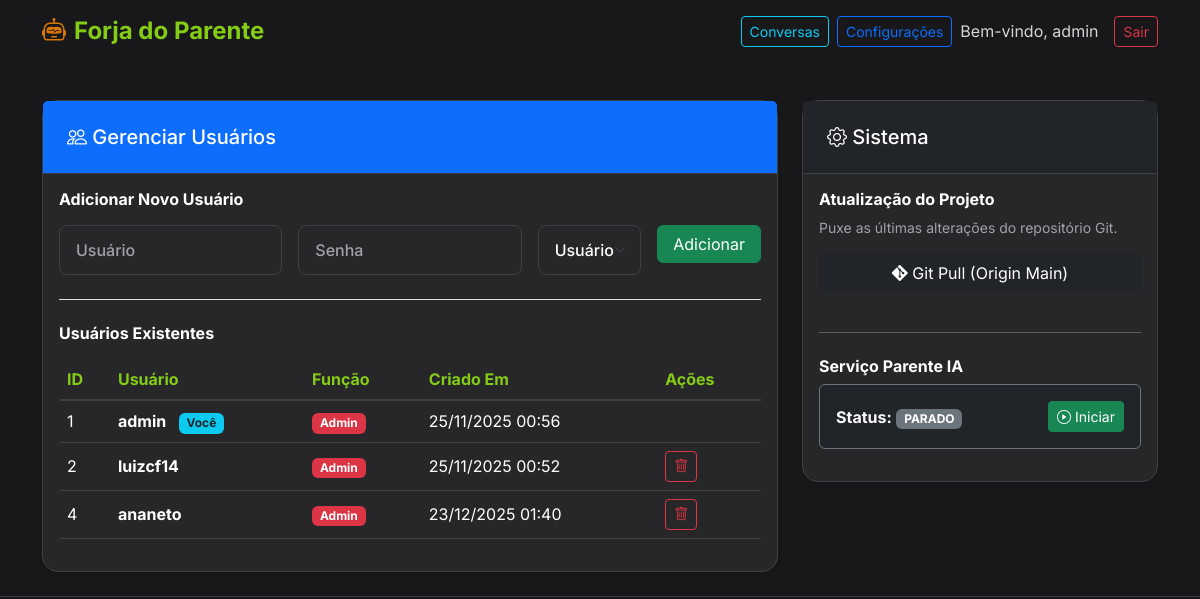
The app's page /settings (signed in) with its own data.
### tables this page shows
CREATE TABLE users (
            id INTEGER PRIMARY KEY AUTOINCREMENT,
            username TEXT UNIQUE NOT NULL,
            password TEXT NOT NULL,
            role TEXT DEFAULT 'user',
            created_at DATETIME DEFAULT CURRENT_TIMESTAMP
        );

### app/Controllers/SettingsController.php (called while the page is built, shortened)
<?php
require_once __DIR__ . '/../Core/Database.php';
class SettingsController extends Controller
{
    private $db;
    public function __construct()
    {
        $this->db = new Database();
    }
    public function index()
    {
        $message = '';
        $error = '';
        $gitOutput = '';
        $users = $this->db->getAllUsers();
        $servicePid = $this->db->getSetting('parente_pid');
        $isServiceRunning = $servicePid && $this->isProcessRunning($servicePid);
        $this->view('settings/index', [
            'users' => $users,
            'message' => $message,
            'error' => $error,
            'gitOutput' => $gitOutput,
            'servicePid' => $servicePid,
            'isServiceRunning' => $isServiceRunning
        ]);
    }
}

### public/index.php (called while the page is built, shortened)
<?php
$router = new Router();
$router->get('/', 'HomeController@index');
$router->post('/', 'HomeController@index');
$router->get('/agents/create', 'AgentController@create');
$router->post('/agents/store', 'AgentController@store');
$router->get('/agents/edit', 'AgentController@edit');
$router->post('/agents/update', 'AgentController@update');
$router->post('/agents/delete', 'AgentController@delete');
$router->post('/agents/delete-file', 'AgentController@deleteFile');
$router->get('/agents/download', 'AgentController@download');
$router->get('/agents/test', 'TestController@index');
$router->post('/api/chat', 'TestController@chat');
$router->post('/api/optimize', 'AgentController@optimize');
$router->get('/settings', 'SettingsController@index');
$router->post('/settings', 'SettingsController@index');
$router->get('/conversations', 'ConversationController@index');
$router->get('/conversations/show', 'ConversationController@show');
$router->get('/api/conversations/messages', 'ConversationController@apiMessages');
$uri = $_SERVER['REQUEST_URI'];
$method = $_SERVER['REQUEST_METHOD'];
$uri = parse_url($uri, PHP_URL_PATH);
$router->dispatch($uri, $method);

### app/Core/Database.php (called while the page is built, shortened)
<?php
class Database
{
    private $pdo;
    public function __construct()
    {
        try {
            $dbFile = __DIR__ . '/../../database.sqlite';
            $this->pdo = new PDO('sqlite:' . $dbFile);
            $this->pdo->setAttribute(PDO::ATTR_ERRMODE, PDO::ERRMODE_EXCEPTION);
            $this->initDb();
        } catch (PDOException $e) {
            die("Database connection failed: " . $e->getMessage());
        }
    }
    private function initDb()
    {
        $this->pdo->exec("CREATE TABLE IF NOT EXISTS users (
            id INTEGER PRIMARY KEY AUTOINCREMENT,
            username TEXT UNIQUE NOT NULL,
            password TEXT NOT NULL,
            role TEXT DEFAULT 'user',
            created_at DATETIME DEFAULT CURRENT_TIMESTAMP
        )");
        $this->pdo->exec("CREATE TABLE IF NOT EXISTS agents (
            id INTEGER PRIMARY KEY AUTOINCREMENT,
            user_id INTEGER,
            subject TEXT,
            type TEXT,
            behaviour TEXT,
            details TEXT,
            knowledge_base TEXT,
            status TEXT DEFAULT 'development',
            created_at DATETIME DEFAULT CURRENT_TIMESTAMP,
            FOREIGN KEY (user_id) REFERENCES users(id)
        )");
        $this->pdo->exec("CREATE TABLE IF NOT EXISTS agent_documents (
            id INTEGER PRIMARY KEY AUTOINCREMENT,
            agent_id INTEGER NOT NULL,
            filename TEXT NOT NULL,
            created_at DATETIME DEFAULT CURRENT_TIMESTAMP,
            FOREIGN KEY (agent_id) REFERENCES agents(id) ON DELETE CASCADE
        )");
        $stmt = $this->pdo->prepare("SELECT COUNT(*) FROM users WHERE username = 'admin'");
        $stmt->execute();
        $this->pdo->exec("CREATE TABLE IF NOT EXISTS conversations (
            id INTEGER PRIMARY KEY AUTOINCREMENT,
            user_id TEXT UNIQUE NOT NULL,
            last_message_at DATETIME DEFAULT CURRENT_TIMESTAMP
        )");
        $this->pdo->exec("CREATE TABLE IF NOT EXISTS messages (
            id INTEGER PRIMARY KEY AUTOINCREMENT,
            conversation_id INTEGER NOT NULL,
            sender TEXT NOT NULL, -- 'user' or 'agent'
            content TEXT,
            created_at DATETIME DEFAULT CURRENT_TIMESTAMP,
            FOREIGN KEY (conversation_id) REFERENCES conversations(id) ON DELETE CASCADE
        )");
        $this->pdo->exec("CREATE TABLE IF NOT EXISTS system_settings (
            key TEXT PRIMARY KEY,
            value TEXT,
            updated_at DATETIME DEFAULT CURRENT_TIMESTAMP
        )");
    }
    public function getSetting($key)
    {
        $stmt = $this->pdo->prepare("SELECT value FROM system_settings WHERE key = ?");
        $stmt->execute([$key]);
        return $stmt->fetchColumn();
    }
    public function getAllUsers()
    {
        $stmt = $this->pdo->query("SELECT * FROM users ORDER BY id ASC");
        return $stmt->fetchAll(PDO::FETCH_ASSOC);
    }
}

### app/Views/settings/index.php (the view, shortened to what this page needs)
<div class="row">
    <div class="col-md-8">
        <div class="card shadow-sm mb-4">
            <div class="card-header bg-primary text-white">
                <h5 class="mb-0"><i class="bi bi-people"></i> Gerenciar Usuários</h5>
            </div>
            <div class="card-body">
                <div class="mb-4 border-bottom pb-4">
                    <h6 class="fw-bold mb-3">Adicionar Novo Usuário</h6>
                    <form method="POST" class="row g-3">
                        <div class="col-md-4">
                            <input type="text" name="username" class="form-control" placeholder="Usuário" required>
                        </div>
                        <div class="col-md-4">
                            <input type="password" name="password" class="form-control" placeholder="Senha" required>
                        </div>
                        <div class="col-md-2">
                            <select name="role" class="form-select">
                                <option value="user">Usuário</option>
                            </select>
                        </div>
                        <div class="col-md-2">
                            <button type="submit" name="create_user" class="btn btn-success w-100">Adicionar</button>
                        </div>
                    </form>
                </div>
                <h6 class="fw-bold mb-3">Usuários Existentes</h6>
                <div class="table-responsive">
                    <table class="table table-hover align-middle">
                        <thead class="table-light">
                            <tr>
                                <th>ID</th>
                                <th>Usuário</th>
                                <th>Função</th>
                                <th>Criado Em</th>
                                <th>Ações</th>
                            </tr>
                        </thead>
                        <tbody>
                            <?php foreach ($users as $user): ?>
                                <tr>
                                    <td><?= $user['id'] ?></td>
                                    <td>
                                        <span class="fw-bold"><?= htmlspecialchars($user['username']) ?></span>
                                        <?php if ($user['username'] === $_SESSION['user']): ?>
                                            <span class="badge bg-info text-dark ms-2">Você</span>
                                        <?php endif; ?>
                                    </td>
                                    <td>
                                        <span class="badge bg-<?= $user['role'] === 'admin' ? 'danger' : 'secondary' ?>">
                                            <?= ucfirst($user['role']) ?>
                                        </span>
                                    </td>
                                    <td><?= date('d/m/Y H:i', strtotime($user['created_at'])) ?></td>
                                    <td>
                                        <?php if ($user['username'] !== 'admin' && $user['username'] !== $_SESSION['user']): ?>
                                            <a href="?delete=<?= $user['id'] ?>" class="btn btn-sm btn-outline-danger"
                                                onclick="return confirm('Tem certeza que deseja excluir este usuário?')">
                                                <i class="bi bi-trash"></i>
                                            </a>
                                        <?php endif; ?>
                                    </td>
                                </tr>
                            <?php endforeach; ?>
                        </tbody>
                    </table>
                </div>
            </div>
        </div>
    </div>
    <div class="col-md-4">
        <div class="card shadow-sm mb-4">
            <div class="card-header bg-dark text-white">
                <h5 class="mb-0"><i class="bi bi-gear"></i> Sistema</h5>
            </div>
            <div class="card-body">
                <h6 class="fw-bold">Atualização do Projeto</h6>
                <p class="text-muted small">Puxe as últimas alterações do repositório Git.</p>
                <form method="POST">
                    <button type="submit" name="git_pull" class="btn btn-dark w-100 mb-3">
                        <i class="bi bi-git"></i> Git Pull (Origin Main)
                    </button>
                </form>
                <hr class="my-4">
                <h6 class="fw-bold">Serviço Parente IA</h6>
                <div class="d-flex align-items-center justify-content-between mb-3 p-3 border rounded <?= $isServiceRunning ? 'border-success bg-secondary bg-opacity-25' : 'border-secondary bg-dark' ?>">
                    <div class="<?= $isServiceRunning ? 'text-white' : 'text-light' ?>">
                        <strong>Status:</strong>
                        <span class="badge <?= $isServiceRunning ? 'bg-success' : 'bg-secondary' ?>">
                            <?= $isServiceRunning ? 'EXECUTANDO' : 'PARADO' ?>
                        </span>
                    </div>
                    <form method="POST">
                        <?php if ($isServiceRunning): ?>
                            <button type="submit" name="stop_service" class="btn btn-danger btn-sm">
                                <i class="bi bi-stop-circle"></i> Parar
                            </button>
                        <?php else: ?>
                            <button type="submit" name="start_service" class="btn btn-success btn-sm">
                                <i class="bi bi-play-circle"></i> Iniciar
                            </button>
                        <?php endif; ?>
                    </form>
                </div>
            </div>
        </div>
    </div>
</div>
<?php
require __DIR__ . '/../layouts/main.php';
?>

### public/assets/css/style.css (style rules this page uses)
:root { --primary-color: #84cc16; --primary-hover: #65a30d; --secondary-color: #d97706; --bg-color: #18181b; --card-bg: #27272a; --border-color: #3f3f46; --text-color: #ffffff; --text-muted: #d4d4d8; --accent-gradient: linear-gradient(135deg, #84cc16 0%, #a3e635 100%); --indigenous-pattern: repeating-linear-gradient(45deg, rgba(132, 204, 22, 0.03) 0px, rgba(132, 204, 22, 0.03) 2px, transparent 2px, transparent 10px); }
body { font-family: 'Inter', sans-serif; background-color: var(--bg-color); color: var(--text-color); border-bottom: 1px solid var(--border-color); }
.card { border: 1px solid var(--border-color); border-radius: 16px; background: var(--card-bg); box-shadow: 0 4px 6px -1px rgba(0, 0, 0, 0.3); transition: all 0.3s ease; }
.card-header { background: transparent; border-bottom: 1px solid var(--border-color); padding: 1.5rem; }
.form-control, .form-select { background-color: #27272a; border: 1px solid var(--border-color); color: #ffffff; font-weight: 500; border-radius: 8px; padding: 0.75rem 1rem; }
.form-control::placeholder { color: #a1a1aa; }
body, p, h1, h2, h3, h4, h5, h6, span, div, li, td, th, label, input, textarea, select, .card-body, .modal-body { color: var(--text-color); }
a { color: var(--primary-color); text-decoration: none; }
.text-muted { color: #d4d4d8 !important; }
small, .small { color: #a1a1aa !important; }
.table { --bs-table-bg: transparent; --bs-table-color: var(--text-color); --bs-table-border-color: var(--border-color); color: var(--text-color); border-color: var(--border-color); }
.table > :not(caption) > * > * { background-color: transparent; border-bottom-color: var(--border-color); color: var(--text-color); }
.table thead th { border-bottom: 2px solid var(--border-color); color: var(--primary-color); }

### records on screen
users: id "1", username "admin", shows "Você", role "Admin", created_at "25/11/2025 00:56"
users: id "2", username "luizcf14", role "Admin", created_at "25/11/2025 00:52"
users: id "4", username "ananeto", role "Admin", created_at "23/12/2025 01:40"

### other values on screen
$_SESSION['user'] "admin"
